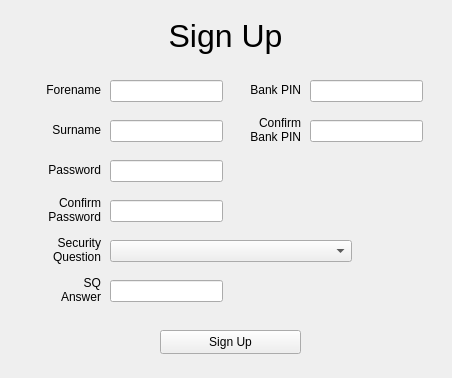
<?xml version="1.0" encoding="UTF-8"?>
<ui version="4.0">
 <class>SignUpWindow</class>
 <widget class="QMainWindow" name="SignUpWindow">
  <property name="geometry">
   <rect>
    <x>0</x>
    <y>0</y>
    <width>452</width>
    <height>378</height>
   </rect>
  </property>
  <property name="sizePolicy">
   <sizepolicy hsizetype="Fixed" vsizetype="Fixed">
    <horstretch>0</horstretch>
    <verstretch>0</verstretch>
   </sizepolicy>
  </property>
  <property name="minimumSize">
   <size>
    <width>452</width>
    <height>378</height>
   </size>
  </property>
  <property name="maximumSize">
   <size>
    <width>452</width>
    <height>378</height>
   </size>
  </property>
  <property name="windowTitle">
   <string>Sign Up</string>
  </property>
  <property name="windowIcon">
   <iconset>
    <normaloff>../../Desktop/logo.ico</normaloff>../../Desktop/logo.ico</iconset>
  </property>
  <widget class="QWidget" name="centralwidget">
   <widget class="QLineEdit" name="ForenameBox">
    <property name="geometry">
     <rect>
      <x>110</x>
      <y>80</y>
      <width>113</width>
      <height>22</height>
     </rect>
    </property>
    <property name="maxLength">
     <number>32</number>
    </property>
   </widget>
   <widget class="QLabel" name="ForenameLabel">
    <property name="geometry">
     <rect>
      <x>40</x>
      <y>80</y>
      <width>61</width>
      <height>21</height>
     </rect>
    </property>
    <property name="text">
     <string>&lt;html&gt;&lt;head/&gt;&lt;body&gt;&lt;p align=&quot;right&quot;&gt;Forename&lt;/p&gt;&lt;/body&gt;&lt;/html&gt;</string>
    </property>
   </widget>
   <widget class="QLineEdit" name="SurnameBox">
    <property name="geometry">
     <rect>
      <x>110</x>
      <y>120</y>
      <width>113</width>
      <height>22</height>
     </rect>
    </property>
    <property name="maxLength">
     <number>32</number>
    </property>
   </widget>
   <widget class="QLabel" name="SurnameLabel">
    <property name="geometry">
     <rect>
      <x>40</x>
      <y>120</y>
      <width>61</width>
      <height>21</height>
     </rect>
    </property>
    <property name="text">
     <string>&lt;html&gt;&lt;head/&gt;&lt;body&gt;&lt;p align=&quot;right&quot;&gt;Surname&lt;/p&gt;&lt;/body&gt;&lt;/html&gt;</string>
    </property>
   </widget>
   <widget class="QLineEdit" name="PasswordBox">
    <property name="geometry">
     <rect>
      <x>110</x>
      <y>160</y>
      <width>113</width>
      <height>22</height>
     </rect>
    </property>
    <property name="text">
     <string/>
    </property>
    <property name="maxLength">
     <number>32</number>
    </property>
    <property name="echoMode">
     <enum>QLineEdit::Password</enum>
    </property>
   </widget>
   <widget class="QLabel" name="PasswordLabel">
    <property name="geometry">
     <rect>
      <x>40</x>
      <y>160</y>
      <width>61</width>
      <height>21</height>
     </rect>
    </property>
    <property name="text">
     <string>&lt;html&gt;&lt;head/&gt;&lt;body&gt;&lt;p align=&quot;right&quot;&gt;Password&lt;/p&gt;&lt;/body&gt;&lt;/html&gt;</string>
    </property>
   </widget>
   <widget class="QLineEdit" name="ConfirmPasswordBox">
    <property name="geometry">
     <rect>
      <x>110</x>
      <y>200</y>
      <width>113</width>
      <height>22</height>
     </rect>
    </property>
    <property name="text">
     <string/>
    </property>
    <property name="maxLength">
     <number>32</number>
    </property>
    <property name="echoMode">
     <enum>QLineEdit::Password</enum>
    </property>
   </widget>
   <widget class="QLabel" name="ConfirmPasswordLabel">
    <property name="geometry">
     <rect>
      <x>0</x>
      <y>190</y>
      <width>101</width>
      <height>41</height>
     </rect>
    </property>
    <property name="text">
     <string>&lt;html&gt;&lt;head/&gt;&lt;body&gt;&lt;p align=&quot;right&quot; style = &quot;margin:0; padding:0;&quot;&gt;Confirm&lt;/p&gt;&lt;p align=&quot;right&quot; style= &quot;margin:0; padding:0;&quot;&gt;Password&lt;/p&gt;&lt;/body&gt;&lt;/html&gt;</string>
    </property>
   </widget>
   <widget class="QLineEdit" name="BankPINBox">
    <property name="geometry">
     <rect>
      <x>310</x>
      <y>80</y>
      <width>113</width>
      <height>22</height>
     </rect>
    </property>
    <property name="maxLength">
     <number>4</number>
    </property>
    <property name="echoMode">
     <enum>QLineEdit::Password</enum>
    </property>
   </widget>
   <widget class="QLabel" name="BankPINLabel">
    <property name="geometry">
     <rect>
      <x>250</x>
      <y>80</y>
      <width>51</width>
      <height>21</height>
     </rect>
    </property>
    <property name="text">
     <string>&lt;html&gt;&lt;head/&gt;&lt;body&gt;&lt;p align=&quot;right&quot;&gt;Bank PIN&lt;/p&gt;&lt;/body&gt;&lt;/html&gt;</string>
    </property>
   </widget>
   <widget class="QLineEdit" name="ConfirmBankPINBox">
    <property name="geometry">
     <rect>
      <x>310</x>
      <y>120</y>
      <width>113</width>
      <height>22</height>
     </rect>
    </property>
    <property name="maxLength">
     <number>4</number>
    </property>
    <property name="echoMode">
     <enum>QLineEdit::Password</enum>
    </property>
   </widget>
   <widget class="QLabel" name="ConfirmBankPINLabel">
    <property name="geometry">
     <rect>
      <x>250</x>
      <y>110</y>
      <width>51</width>
      <height>41</height>
     </rect>
    </property>
    <property name="sizePolicy">
     <sizepolicy hsizetype="Preferred" vsizetype="MinimumExpanding">
      <horstretch>0</horstretch>
      <verstretch>0</verstretch>
     </sizepolicy>
    </property>
    <property name="acceptDrops">
     <bool>false</bool>
    </property>
    <property name="text">
     <string>&lt;html&gt;&lt;head/&gt;&lt;body&gt;&lt;p align=&quot;right&quot; style=&quot;margin:0; padding:0&quot;&gt;Confirm&lt;/p&gt;&lt;p align=&quot;right&quot; style=&quot;margin:0; padding:0&quot;&gt;Bank PIN&lt;/p&gt;&lt;/body&gt;&lt;/html&gt;</string>
    </property>
    <property name="scaledContents">
     <bool>true</bool>
    </property>
    <property name="alignment">
     <set>Qt::AlignCenter</set>
    </property>
    <property name="wordWrap">
     <bool>true</bool>
    </property>
   </widget>
   <widget class="QLabel" name="SecurityQuestionLabel">
    <property name="geometry">
     <rect>
      <x>50</x>
      <y>230</y>
      <width>51</width>
      <height>41</height>
     </rect>
    </property>
    <property name="sizePolicy">
     <sizepolicy hsizetype="Preferred" vsizetype="MinimumExpanding">
      <horstretch>0</horstretch>
      <verstretch>0</verstretch>
     </sizepolicy>
    </property>
    <property name="acceptDrops">
     <bool>false</bool>
    </property>
    <property name="text">
     <string>&lt;html&gt;&lt;head/&gt;&lt;body&gt;&lt;p align=&quot;right&quot; style=&quot;margin:0; padding:0;&quot;&gt;Security&lt;/p&gt;&lt;p align=&quot;right&quot; style=&quot;margin:0; padding:0;&quot;&gt;Question&lt;/p&gt;&lt;/body&gt;&lt;/html&gt;</string>
    </property>
    <property name="scaledContents">
     <bool>true</bool>
    </property>
    <property name="alignment">
     <set>Qt::AlignCenter</set>
    </property>
    <property name="wordWrap">
     <bool>true</bool>
    </property>
   </widget>
   <widget class="QLineEdit" name="SQAnswerBox">
    <property name="geometry">
     <rect>
      <x>110</x>
      <y>280</y>
      <width>113</width>
      <height>22</height>
     </rect>
    </property>
    <property name="text">
     <string/>
    </property>
    <property name="maxLength">
     <number>32</number>
    </property>
    <property name="placeholderText">
     <string/>
    </property>
   </widget>
   <widget class="QLabel" name="SecurityQuestionAnswerLabel">
    <property name="geometry">
     <rect>
      <x>50</x>
      <y>270</y>
      <width>51</width>
      <height>41</height>
     </rect>
    </property>
    <property name="sizePolicy">
     <sizepolicy hsizetype="Preferred" vsizetype="MinimumExpanding">
      <horstretch>0</horstretch>
      <verstretch>0</verstretch>
     </sizepolicy>
    </property>
    <property name="acceptDrops">
     <bool>false</bool>
    </property>
    <property name="text">
     <string>&lt;html&gt;&lt;head/&gt;&lt;body&gt;&lt;p align=&quot;right&quot; style=&quot;margin:0; padding:0;&quot;&gt;SQ&lt;/p&gt;&lt;p align=&quot;right&quot; style=&quot;margin:0; padding:0;&quot;&gt;Answer&lt;/p&gt;&lt;/body&gt;&lt;/html&gt;</string>
    </property>
    <property name="scaledContents">
     <bool>true</bool>
    </property>
    <property name="alignment">
     <set>Qt::AlignCenter</set>
    </property>
    <property name="wordWrap">
     <bool>true</bool>
    </property>
   </widget>
   <widget class="QPushButton" name="SignUpButton">
    <property name="geometry">
     <rect>
      <x>160</x>
      <y>330</y>
      <width>141</width>
      <height>24</height>
     </rect>
    </property>
    <property name="text">
     <string>Sign Up</string>
    </property>
   </widget>
   <widget class="QLabel" name="label_9">
    <property name="geometry">
     <rect>
      <x>0</x>
      <y>0</y>
      <width>451</width>
      <height>71</height>
     </rect>
    </property>
    <property name="font">
     <font>
      <pointsize>24</pointsize>
     </font>
    </property>
    <property name="text">
     <string>Sign Up</string>
    </property>
    <property name="alignment">
     <set>Qt::AlignCenter</set>
    </property>
   </widget>
   <widget class="QComboBox" name="SecurityQuestionBox">
    <property name="geometry">
     <rect>
      <x>110</x>
      <y>240</y>
      <width>233</width>
      <height>22</height>
     </rect>
    </property>
    <property name="sizePolicy">
     <sizepolicy hsizetype="Fixed" vsizetype="Fixed">
      <horstretch>0</horstretch>
      <verstretch>0</verstretch>
     </sizepolicy>
    </property>
    <property name="editable">
     <bool>false</bool>
    </property>
    <property name="currentText">
     <string>What is your mother's maiden name?</string>
    </property>
    <property name="sizeAdjustPolicy">
     <enum>QComboBox::AdjustToContents</enum>
    </property>
    <property name="placeholderText">
     <string>- Please select an option -</string>
    </property>
    <item>
     <property name="text">
      <string>What is your mother's maiden name?</string>
     </property>
    </item>
    <item>
     <property name="text">
      <string>What is the name of your favorite pet?</string>
     </property>
    </item>
    <item>
     <property name="text">
      <string>In what city were you born?</string>
     </property>
    </item>
    <item>
     <property name="text">
      <string>What high school did you attend?</string>
     </property>
    </item>
    <item>
     <property name="text">
      <string>What is the name of your first school?</string>
     </property>
    </item>
    <item>
     <property name="text">
      <string>What was the make of your first car?</string>
     </property>
    </item>
    <item>
     <property name="text">
      <string>What was your favorite food as a child?</string>
     </property>
    </item>
    <item>
     <property name="text">
      <string>Where did you meet your spouse?</string>
     </property>
    </item>
   </widget>
  </widget>
  <widget class="QMenuBar" name="menubar">
   <property name="geometry">
    <rect>
     <x>0</x>
     <y>0</y>
     <width>452</width>
     <height>22</height>
    </rect>
   </property>
  </widget>
 </widget>
 <resources/>
 <connections/>
</ui>
